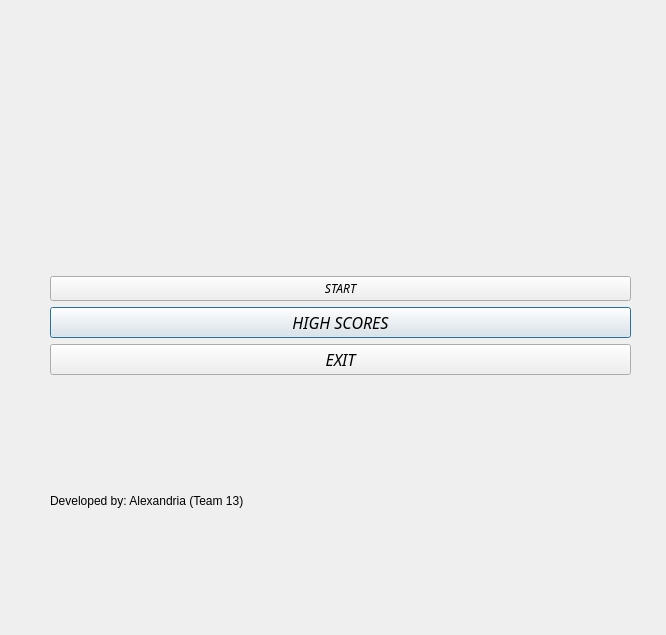
<?xml version="1.0" encoding="UTF-8"?>
<ui version="4.0">
 <class>TitleScreen</class>
 <widget class="QDialog" name="TitleScreen">
  <property name="windowModality">
   <enum>Qt::WindowModal</enum>
  </property>
  <property name="geometry">
   <rect>
    <x>0</x>
    <y>0</y>
    <width>666</width>
    <height>635</height>
   </rect>
  </property>
  <property name="windowTitle">
   <string>Dialog</string>
  </property>
  <widget class="QWidget" name="layoutWidget">
   <property name="geometry">
    <rect>
     <x>50</x>
     <y>30</y>
     <width>581</width>
     <height>591</height>
    </rect>
   </property>
   <layout class="QGridLayout" name="gridLayout">
    <item row="3" column="0">
     <widget class="QPushButton" name="HighScores">
      <property name="font">
       <font>
        <family>Courier 10 Pitch</family>
        <pointsize>12</pointsize>
        <italic>true</italic>
        <bold>false</bold>
       </font>
      </property>
      <property name="text">
       <string>HIGH SCORES</string>
      </property>
     </widget>
    </item>
    <item row="4" column="0">
     <widget class="QPushButton" name="exitButton">
      <property name="font">
       <font>
        <family>Courier 10 Pitch</family>
        <pointsize>12</pointsize>
        <italic>true</italic>
        <bold>false</bold>
       </font>
      </property>
      <property name="text">
       <string>EXIT</string>
      </property>
     </widget>
    </item>
    <item row="0" column="0">
     <widget class="QLabel" name="LogoLabel">
      <property name="styleSheet">
       <string notr="true">image:url(:/images/RvrsPacmanLOGO.png)</string>
      </property>
      <property name="text">
       <string/>
      </property>
     </widget>
    </item>
    <item row="6" column="0">
     <widget class="QLabel" name="DeveloperLabel">
      <property name="text">
       <string>Developed by: Alexandria (Team 13)</string>
      </property>
     </widget>
    </item>
    <item row="2" column="0">
     <widget class="QPushButton" name="JoinButton">
      <property name="font">
       <font>
        <family>Courier 10 Pitch</family>
        <italic>true</italic>
       </font>
      </property>
      <property name="text">
       <string>START</string>
      </property>
     </widget>
    </item>
   </layout>
  </widget>
 </widget>
 <resources/>
 <connections/>
</ui>
